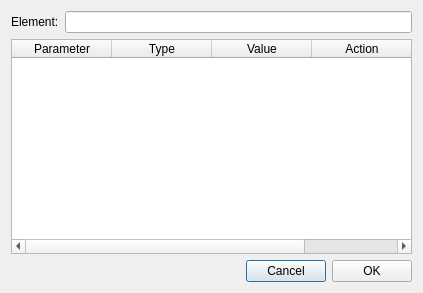
<?xml version="1.0" encoding="UTF-8"?>
<ui version="4.0">
 <class>ParameterDlg</class>
 <widget class="QDialog" name="ParameterDlg">
  <property name="geometry">
   <rect>
    <x>0</x>
    <y>0</y>
    <width>423</width>
    <height>293</height>
   </rect>
  </property>
  <property name="windowTitle">
   <string>Scannable Paramerters</string>
  </property>
  <layout class="QVBoxLayout" name="verticalLayout">
   <item>
    <layout class="QHBoxLayout" name="horizontalLayout_2">
     <item>
      <widget class="QLabel" name="elementLB">
       <property name="text">
        <string>Element:</string>
       </property>
      </widget>
     </item>
     <item>
      <widget class="QLineEdit" name="elemLE">
       <property name="readOnly">
        <bool>true</bool>
       </property>
      </widget>
     </item>
    </layout>
   </item>
   <item>
    <widget class="QTableWidget" name="paramTW">
     <column>
      <property name="text">
       <string>Parameter</string>
      </property>
     </column>
     <column>
      <property name="text">
       <string>Type</string>
      </property>
     </column>
     <column>
      <property name="text">
       <string>Value</string>
      </property>
     </column>
     <column>
      <property name="text">
       <string>Action</string>
      </property>
     </column>
    </widget>
   </item>
   <item>
    <layout class="QHBoxLayout" name="horizontalLayout">
     <item>
      <spacer name="horizontalSpacer">
       <property name="orientation">
        <enum>Qt::Horizontal</enum>
       </property>
       <property name="sizeHint" stdset="0">
        <size>
         <width>40</width>
         <height>20</height>
        </size>
       </property>
      </spacer>
     </item>
     <item>
      <widget class="QPushButton" name="pushButton">
       <property name="text">
        <string>Cancel</string>
       </property>
      </widget>
     </item>
     <item>
      <widget class="QPushButton" name="okPB">
       <property name="text">
        <string>OK</string>
       </property>
      </widget>
     </item>
    </layout>
   </item>
  </layout>
 </widget>
 <resources>
  <include location="../../../../../CC3D_GIT/CompuCell3D/Twedit++/Plugins/CC3DProject/CC3DProject.qrc"/>
 </resources>
 <connections>
  <connection>
   <sender>okPB</sender>
   <signal>clicked()</signal>
   <receiver>ParameterDlg</receiver>
   <slot>accept()</slot>
   <hints>
    <hint type="sourcelabel">
     <x>372</x>
     <y>279</y>
    </hint>
    <hint type="destinationlabel">
     <x>231</x>
     <y>269</y>
    </hint>
   </hints>
  </connection>
  <connection>
   <sender>pushButton</sender>
   <signal>clicked()</signal>
   <receiver>ParameterDlg</receiver>
   <slot>reject()</slot>
   <hints>
    <hint type="sourcelabel">
     <x>269</x>
     <y>260</y>
    </hint>
    <hint type="destinationlabel">
     <x>141</x>
     <y>253</y>
    </hint>
   </hints>
  </connection>
 </connections>
</ui>
